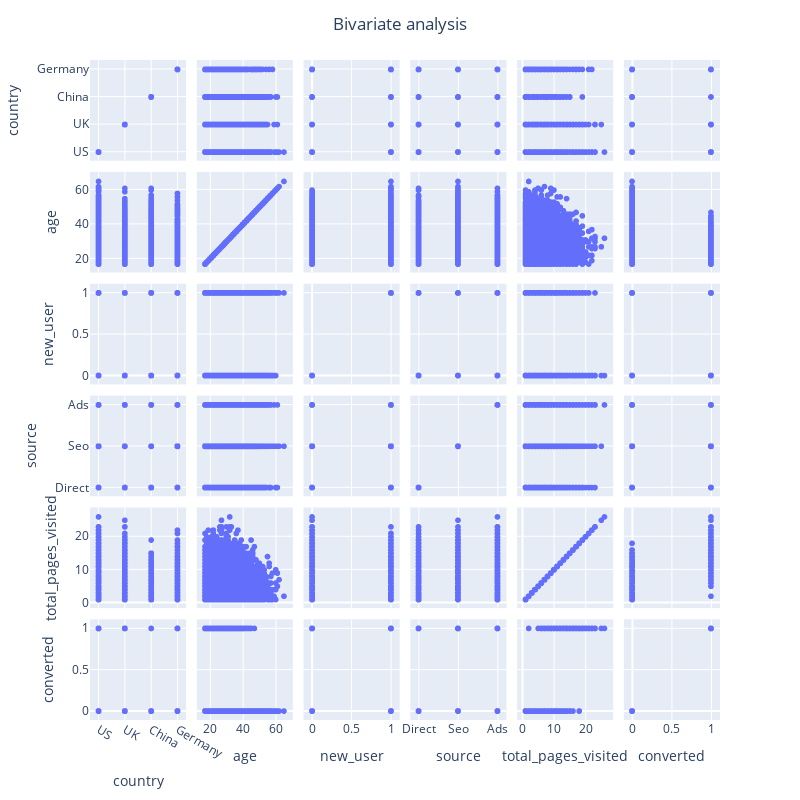

Notebook code for this chart:
### Code cell
# Visualize pairwise dependencies before taking out outliers
fig = px.scatter_matrix(data_sample)
fig.update_layout(
        title = go.layout.Title(text = "Bivariate analysis", x = 0.5), showlegend = False, 
            autosize=False, height=800, width = 800)
fig.show()

### Figure 1 — Plotly figure (JSON) as saved in the notebook; plotly's stock layout.template omitted (floating-point values rounded to 4 significant figures; data arrays with more than 128 entries replaced by an {"elided": "..."} marker saying what was removed)
{"data": [{"dimensions": [{"axis": {"matches": true}, "label": "country", "values": {"elided": "10000 str values"}}, {"axis": {"matches": true}, "label": "age", "values": {"elided": "10000 int values"}}, {"axis": {"matches": true}, "label": "new_user", "values": {"elided": "10000 int values"}}, {"axis": {"matches": true}, "label": "source", "values": {"elided": "10000 str values"}}, {"axis": {"matches": true}, "label": "total_pages_visited", "values": {"elided": "10000 int values"}}, {"axis": {"matches": true}, "label": "converted", "values": {"elided": "10000 int values"}}], "hovertemplate": "%{xaxis.title.text}=%{x}<br>%{yaxis.title.text}=%{y}<extra></extra>", "legendgroup": "", "marker": {"color": "#636efa", "symbol": "circle"}, "name": "", "showlegend": false, "type": "splom"}], "layout": {"autosize": false, "dragmode": "select", "height": 800, "legend": {"tracegroupgap": 0}, "margin": {"t": 60}, "showlegend": false, "title": {"text": "Bivariate analysis", "x": 0.5}, "width": 800}}
